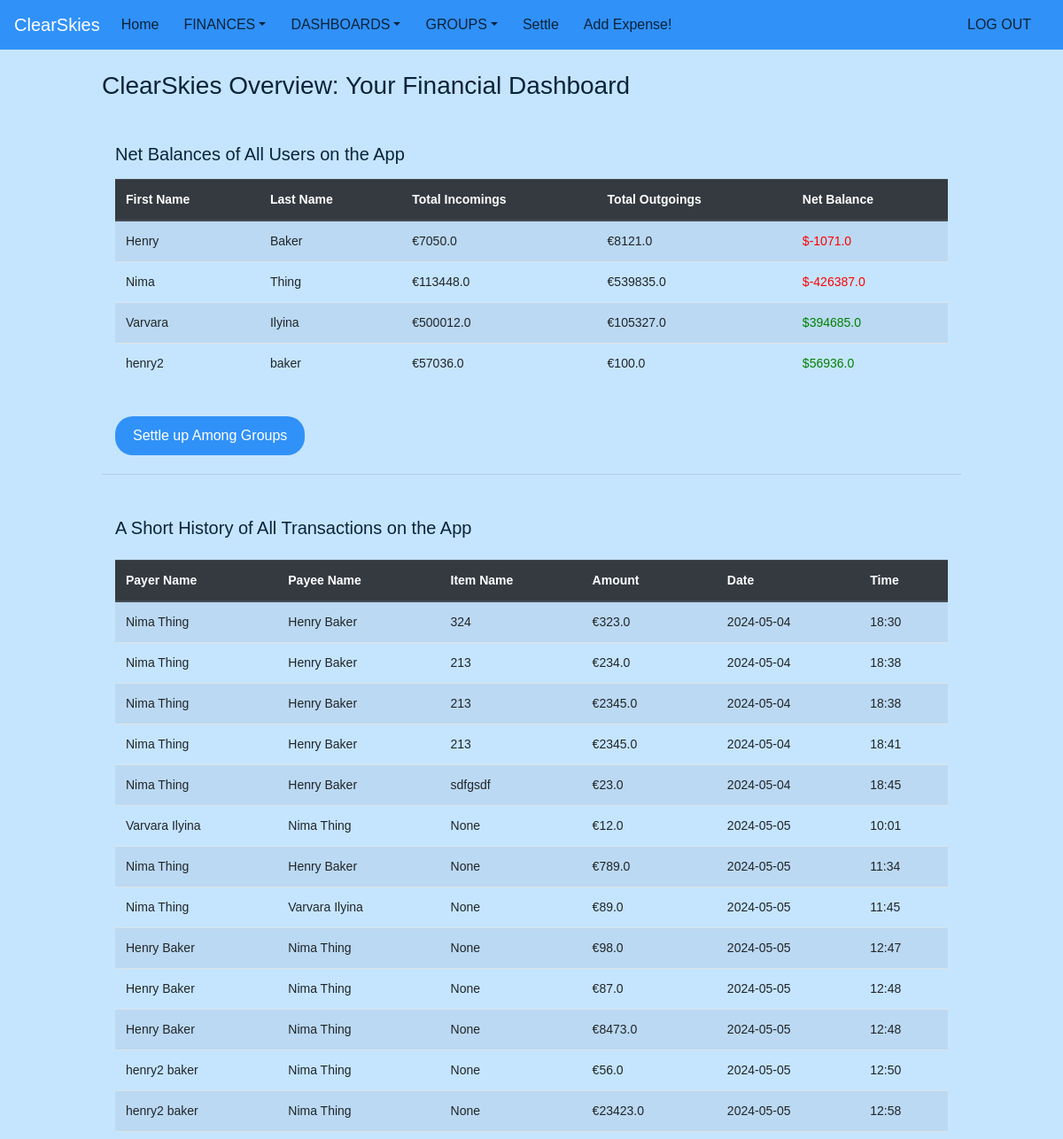
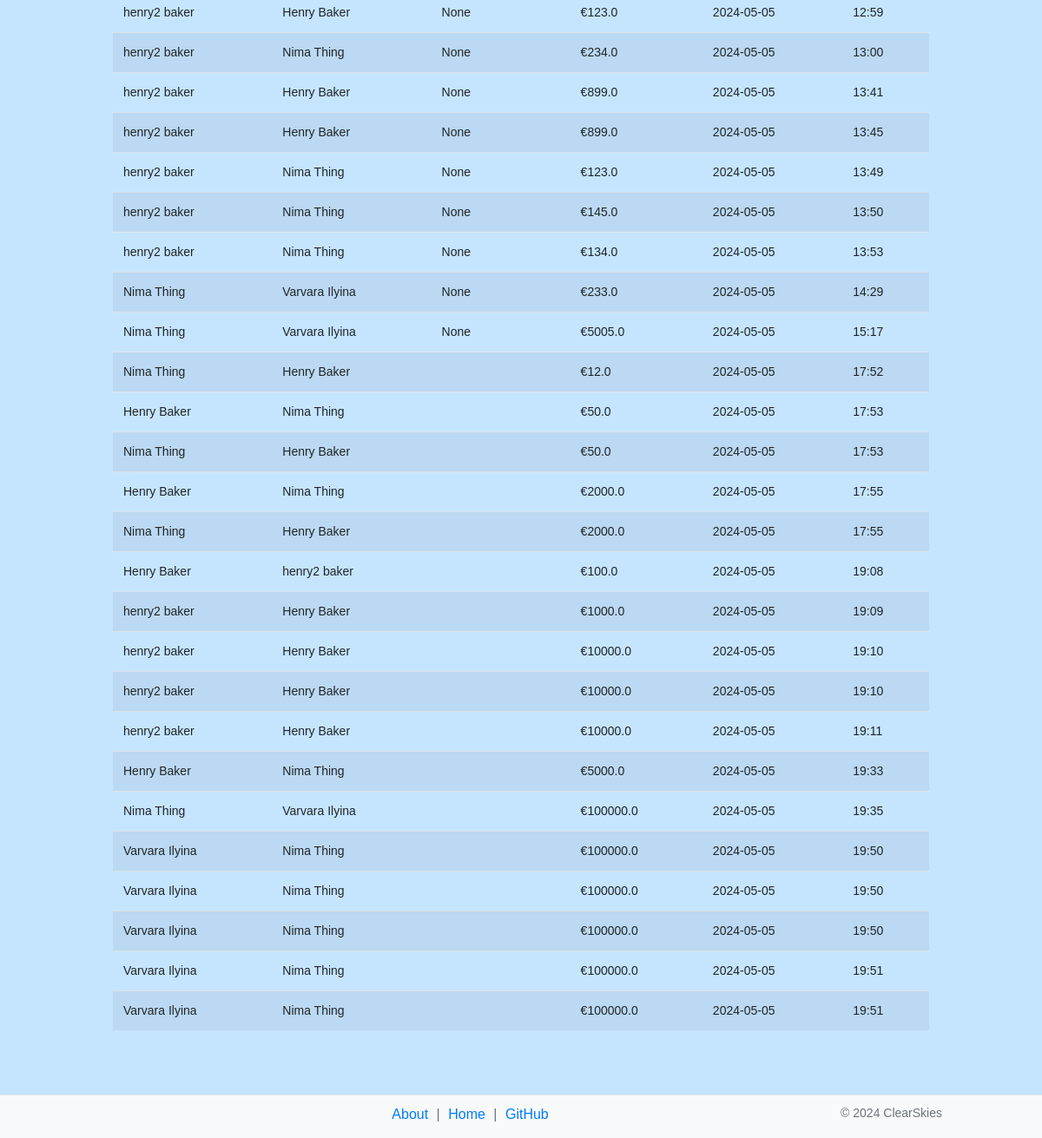
The app's page /dashboard (signed in) with its own data (2 pictures, top to bottom).
### app/models/user.py (models this page shows, shortened)
class User(db.Model, UserMixin):
    __tablename__ = 'users'
    id = db.Column(db.Integer, primary_key=True)
    email = db.Column(db.String(120), unique=True, nullable=False)
    first_name = db.Column(db.String(50), nullable=False)
    last_name = db.Column(db.String(50), nullable=False)
    password_hash = db.Column(db.String(128), nullable=False)
    groups = db.relationship('UserGroup', back_populates='user')
    transactions_as_payer = db.relationship('Transaction', foreign_keys='Transaction.payer_id', backref='payer', lazy='dynamic')
    transactions_as_debtor = db.relationship('Transaction', foreign_keys='Transaction.debtor_id', backref='debtor', lazy='dynamic')

### app/models/group.py (models this page shows)
class GroupTransaction(db.Model):
    __tablename__ = 'group_transactions'
    id = db.Column(db.Integer, primary_key=True)
    group_id = db.Column(db.Integer, db.ForeignKey('groups.id'), nullable=False)
    payer_id = db.Column(db.Integer, db.ForeignKey('users.id'), nullable=False)
    payer = db.relationship('User', foreign_keys=[payer_id])
    debtor_id = db.Column(db.Integer, db.ForeignKey('users.id'), nullable=False)
    debtor = db.relationship('User', foreign_keys=[debtor_id])
    amount = db.Column(db.Float, nullable=False)
    description = db.Column(db.String(255))
    created_at = db.Column(db.DateTime, default=datetime.utcnow)

### app/debts.py (the view)
    @app.route('/dashboard')
    def dashboard():
        if 'user_id' not in session:
            flash('Please log in to view the dashboard.', 'warning')
            return redirect(url_for('login'))
        credit_subquery = db.session.query(
            GroupTransaction.payer_id.label('user_id'),
            func.sum(func.abs(GroupTransaction.amount)).label('total_credit')  # Using abs() to ensure positive values
        ).group_by(GroupTransaction.payer_id).subquery()
        debt_subquery = db.session.query(
            GroupTransaction.debtor_id.label('user_id'),
            func.sum(func.abs(GroupTransaction.amount)).label('total_debt')  # Using abs() to ensure positive values
        ).group_by(GroupTransaction.debtor_id).subquery()
        net_balances = db.session.query(
            User.first_name, User.last_name,
            func.coalesce(credit_subquery.c.total_credit, 0).label('total_incomings'),
            func.coalesce(debt_subquery.c.total_debt, 0).label('total_outgoings'),
            (func.coalesce(credit_subquery.c.total_credit, 0) - func.coalesce(debt_subquery.c.total_debt, 0)).label(
                'net_balance')
        ).outerjoin(credit_subquery, User.id == credit_subquery.c.user_id) \
            .outerjoin(debt_subquery, User.id == debt_subquery.c.user_id) \
            .group_by(User.first_name, User.last_name) \
            .all()
        Payer = aliased(User, name='payer')
        Debtor = aliased(User, name='debtor')
        transactions = db.session.query(
            GroupTransaction.description,
            Payer.first_name.label('payer_first_name'),
            Payer.last_name.label('payer_last_name'),
            Debtor.first_name.label('debtor_first_name'),
            Debtor.last_name.label('debtor_last_name'),
            GroupTransaction.amount,
            GroupTransaction.created_at
        ).join(Payer, Payer.id == GroupTransaction.payer_id) \
            .join(Debtor, Debtor.id == GroupTransaction.debtor_id).all()
        return render_template('dashboard.html', net_balances=net_balances, transactions=transactions)

### app/templates/dashboard.html (shortened to what this page needs)
{% extends 'layout.html' %}
{% block content %}
<head>
</head>
<body>
    <br>
    <h3>ClearSkies Overview: Your Financial Dashboard</h3>
    <div class="container mt-5">
        <h5 class="mb-3">Net Balances of All Users on the App</h5>
        <table class="table table-striped">
            <thead class="thead-dark">
                <tr>
                    <th>First Name</th>
                    <th>Last Name</th>
                    <th>Total Incomings</th>
                    <th>Total Outgoings</th>
                    <th>Net Balance</th>
                </tr>
            </thead>
            <tbody>
                {% for user in net_balances %}
                <tr>
                    <td>{{ user.first_name }}</td>
                    <td>{{ user.last_name }}</td>
                    <td>€{{ user.total_incomings | round(2) }}</td>
                    <td>€{{ user.total_outgoings | round(2) }}</td>
                    <td style="color: {{ 'green' if user.net_balance >= 0 else 'red' }}">${{ user.net_balance | round(2) }}</td>
                </tr>
                {% else %}
                <tr>
                    <td colspan="5">No data available.</td>
                </tr>
                {% endfor %}
            </tbody>
        </table>
    </div>
    <div class="container mt-3">
        <button type="submit" class="btn btn-primary" onclick="location.href='{{ url_for('settle_group_debts') }}';">Settle up Among Groups</button>
    </div>
    <hr>
    <div class="container mt-5">
        <h5 class="mb-4">A Short History of All Transactions on the App</h5>
        <table id="transactionsTable" class="table table-striped">
            <thead class="thead-dark">
                <tr>
                    <th>Payer Name</th>
                    <th>Payee Name</th>
                    <th>Item Name</th>
                    <th>Amount</th>
                    <th>Date</th>
                    <th>Time</th>
                </tr>
            </thead>
            <tbody>
                {% for transaction in transactions %}
                <tr>
                    <td>{{ transaction.payer_first_name }} {{ transaction.payer_last_name }}</td>
                    <td>{{ transaction.debtor_first_name }} {{ transaction.debtor_last_name }}</td>
                    <td>{{ transaction.description }}</td>
                    <td> €{{ transaction.amount |  abs | round(2) }}</td>
                    <td>{{ transaction.created_at.strftime('%Y-%m-%d') }}</td>
                    <td>{{ transaction.created_at.strftime('%H:%M') }}</td>
                </tr>
                {% endfor %}
            </tbody>
        </table>
    </div>
    <br>
    <br>
</body>
<footer class="footer bg-light fixed-bottom">
    <div class="container" style="text-align: center;">
        <span class="text-muted footer-links">
            <a href="/about">About</a> | <a href="/home">Home</a> | <a href="https://github.com/nimathing2052/Debt_Settlement">GitHub</a>
        </span>
        <span class="text-muted" style="font-size: 14px; float: right;">&copy; 2024 ClearSkies</span>
    </div>
</footer>
{% endblock %}

### app/templates/layout.html (style rules this page uses)
body { font-family: Arial, sans-serif; background-color: rgb(197, 229, 255); margin-bottom: 50px; }
h1, h2, h3, h4, h5, h6 { color: #0b2337; }
button[type="submit"] { background-color: #3091f9; color: white; padding: 10px 20px; border: none; border-radius: 20px; cursor: pointer; }
.container { max-width: 1000px; margin: auto; padding-top: 0px; padding-bottom: 5px; }
.table { font-size: 14px; }
.footer { padding: 10px 0; background-color: #f7f7f7; text-align: left; border-top: 1px solid #e7e7e7; }
.footer-links a { color: #007bff; text-decoration: none; margin: 0 5px; }

### records on screen
User: first_name "Nima", last_name "Thing", total_incomings "113448.0", total_outgoings "539835.0", net_balance "-426387.0"
User: first_name "Varvara", last_name "Ilyina", total_incomings "500012.0", total_outgoings "105327.0", net_balance "394685.0"
User: first_name "henry2", last_name "baker", total_incomings "57036.0", total_outgoings "100.0", net_balance "56936.0"

### other values on screen
{{ user.first_name }} "Henry"
{{ user.last_name }} "Baker"
{{ user.total_incomings | round(2) }} "7050.0"
{{ user.total_outgoings | round(2) }} "8121.0"
{{ user.net_balance | round(2) }} "-1071.0"
